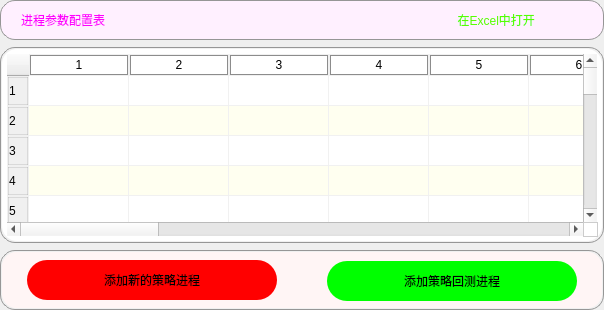
                   <widget class="QWidget" name="tab_start_stop_strategy">
                    <property name="styleSheet">
                     <string notr="true"/>
                    </property>
                    <attribute name="title">
                     <string>策略总览</string>
                    </attribute>
                    <layout class="QVBoxLayout" name="verticalLayout_27">
                     <property name="spacing">
                      <number>7</number>
                     </property>
                     <property name="leftMargin">
                      <number>0</number>
                     </property>
                     <property name="topMargin">
                      <number>0</number>
                     </property>
                     <property name="rightMargin">
                      <number>0</number>
                     </property>
                     <property name="bottomMargin">
                      <number>0</number>
                     </property>
                     <item>
                      <widget class="QFrame" name="frame_69">
                       <property name="minimumSize">
                        <size>
                         <width>0</width>
                         <height>40</height>
                        </size>
                       </property>
                       <property name="maximumSize">
                        <size>
                         <width>16777215</width>
                         <height>40</height>
                        </size>
                       </property>
                       <property name="styleSheet">
                        <string notr="true">QFrame {
	
	background-color: rgb(255, 240, 255);
	border: 1px solid rgb(150, 150, 150);
	border-radius: 15px;
}
QFrame:hover {
	border: 2px solid rgb(0, 0, 0);
}</string>
                       </property>
                       <property name="frameShape">
                        <enum>QFrame::StyledPanel</enum>
                       </property>
                       <property name="frameShadow">
                        <enum>QFrame::Raised</enum>
                       </property>
                       <layout class="QHBoxLayout" name="horizontalLayout_40">
                        <property name="spacing">
                         <number>0</number>
                        </property>
                        <property name="leftMargin">
                         <number>20</number>
                        </property>
                        <property name="topMargin">
                         <number>0</number>
                        </property>
                        <property name="rightMargin">
                         <number>20</number>
                        </property>
                        <property name="bottomMargin">
                         <number>0</number>
                        </property>
                        <item alignment="Qt::AlignLeft">
                         <widget class="QLabel" name="label">
                          <property name="maximumSize">
                           <size>
                            <width>500</width>
                            <height>40</height>
                           </size>
                          </property>
                          <property name="styleSheet">
                           <string notr="true">QFrame {
	background-color: rgba(30, 30, 40, 0);
	border: none;
	border-radius: 15px;
	color: rgb(255, 0, 255);
	font: 700 14pt &quot;等线&quot;;
}
</string>
                          </property>
                          <property name="text">
                           <string>进程参数配置表</string>
                          </property>
                         </widget>
                        </item>
                        <item>
                         <spacer name="horizontalSpacer_6">
                          <property name="orientation">
                           <enum>Qt::Horizontal</enum>
                          </property>
                          <property name="sizeHint" stdset="0">
                           <size>
                            <width>40</width>
                            <height>20</height>
                           </size>
                          </property>
                         </spacer>
                        </item>
                        <item>
                         <widget class="QPushButton" name="Btn_opne_in_excel2">
                          <property name="minimumSize">
                           <size>
                            <width>180</width>
                            <height>30</height>
                           </size>
                          </property>
                          <property name="maximumSize">
                           <size>
                            <width>150</width>
                            <height>30</height>
                           </size>
                          </property>
                          <property name="styleSheet">
                           <string notr="true">QPushButton {
	border: none;
	background-color: rgba(40, 40, 70, 0);
	color: rgb(85, 255, 0);
	
	font: 14pt &quot;等线&quot;;
	border-radius: 13px;
}

QPushButton:hover {
	border-left: 3px solid rgb(255, 85, 0);
	border-right: 3px solid rgb(255, 85, 0);
}

QPushButton:pressed {
	background-color: rgb(25, 25, 25);
}</string>
                          </property>
                          <property name="text">
                           <string>  在Excel中打开</string>
                          </property>
                          <property name="icon">
                           <iconset resource="../resource.qrc">
                            <normaloff>:/图标/icons/Excel.svg</normaloff>:/图标/icons/Excel.svg</iconset>
                          </property>
                          <property name="iconSize">
                           <size>
                            <width>20</width>
                            <height>20</height>
                           </size>
                          </property>
                         </widget>
                        </item>
                       </layout>
                      </widget>
                     </item>
                     <item>
                      <widget class="QFrame" name="frame_31">
                       <property name="styleSheet">
                        <string notr="true">QFrame {
	
	background-color: rgb(240, 240, 240);
	border: 1px solid rgb(150, 150, 150);
	border-radius: 15px;
}
QFrame:hover {
	border: 2px solid rgb(0, 0, 0);
}</string>
                       </property>
                       <property name="frameShape">
                        <enum>QFrame::StyledPanel</enum>
                       </property>
                       <property name="frameShadow">
                        <enum>QFrame::Raised</enum>
                       </property>
                       <layout class="QHBoxLayout" name="horizontalLayout_35">
                        <property name="spacing">
                         <number>1</number>
                        </property>
                        <property name="leftMargin">
                         <number>1</number>
                        </property>
                        <property name="topMargin">
                         <number>1</number>
                        </property>
                        <property name="rightMargin">
                         <number>1</number>
                        </property>
                        <property name="bottomMargin">
                         <number>1</number>
                        </property>
                        <item>
                         <widget class="QFrame" name="frame_61">
                          <property name="styleSheet">
                           <string notr="true">QFrame {
	border: none;
	border-radius: 15px;
}
QFrame:hover {
	border: none;
}</string>
                          </property>
                          <property name="frameShape">
                           <enum>QFrame::StyledPanel</enum>
                          </property>
                          <property name="frameShadow">
                           <enum>QFrame::Raised</enum>
                          </property>
                          <layout class="QHBoxLayout" name="horizontalLayout_36">
                           <property name="spacing">
                            <number>0</number>
                           </property>
                           <property name="leftMargin">
                            <number>0</number>
                           </property>
                           <property name="topMargin">
                            <number>0</number>
                           </property>
                           <property name="rightMargin">
                            <number>0</number>
                           </property>
                           <property name="bottomMargin">
                            <number>0</number>
                           </property>
                           <item>
                            <widget class="QTableWidget" name="tableWidget_process">
                             <property name="cursor" stdset="0">
                              <cursorShape>PointingHandCursor</cursorShape>
                             </property>
                             <property name="mouseTracking">
                              <bool>true</bool>
                             </property>
                             <property name="styleSheet">
                              <string notr="true">QTableWidget{
font: 10pt &quot;等线&quot;;
color:rgb(0, 0, 0);
background-color: rgb(255,255,255);
alternate-background-color: rgb(255, 255, 240);
gridline-color:rgba(240, 240, 240, 240);
border: 1px;
padding: 5px 5px 5px 5px;
}
QTableWidget:hover{
border: none;
}
QTableWidget::item {
text-align:left;
background-color: transparent;
border: none;
border-radius: none;
}
/*选中item*/
QTableWidget::item:selected{
font: 700 12pt &quot;等线&quot;;
color: rgb(0, 255, 0);
background:rgb(140, 140, 140);
border: 1px solid rgba(0, 0, 0, 200);
}
/*
悬浮item*/
QTableWidget::item:hover{
color:rgb(0, 255, 0);
background:rgb(18, 180, 180);
}
/*表头*/
QHeaderView::section:horizontal{
font: 700 10pt &quot;等线&quot;;
color: rgb(0, 0, 0);
text-align:center;
border: 1px solid rgb(140, 140, 140);
background-color: rgb(255, 255, 255);
border-radius: none;
margin:1px;
}
QHeaderView::section:hover:horizontal{
border: 1px solid rgba(140, 140, 140, 160);
background-color: rgb(240, 240, 240);
}
QHeaderView::section:vertical{
font: 700 14pt &quot;等线&quot;;
color: rgb(0, 0, 0);
text-align: right;
border: 1px solid rgba(140, 140, 140, 60);
background-color: rgb(240, 240, 240);
border-radius: none;
margin:1px;
}
QHeaderView::section:hover:vertical{
border: 1px solid rgba(140, 140, 140, 160);
background-color: rgba(255, 255, 0, 150);
}
/*表头最左上角的方块*/
QTableCornerButton:section{
text-align:center;
border: 1px solid rgba(140, 140, 140, 60);
background-color: rgb(180, 180, 180);
margin:1px;
color:rgb(255, 255, 255)
}
QTableCornerButton::section:hover{
border: 1px solid rgba(140, 140, 140, 160);
background-color: rgba(255, 255, 0, 50);
}



/*左边和下边的滑动条*/
QScrollBar:horizontal {
    border: none;
    background: rgb(220, 220, 220);
    height: 8px;
    margin: 0px 20px 0 20px;
	border-radius: 3px;
}
QScrollBar::handle:horizontal {
    background:rgb(140, 140, 140);
    min-width: 30px;
	border-radius: 3px
}
/*滑块悬浮，按下*/
QScrollBar::handle:hover:horizontal,QScrollBar::handle:pressed:horizontal{
background:rgb(50, 50, 50);
}
QScrollBar::add-line:horizontal {
    border: none;
	background-color: rgb(160, 160, 160);
    width: 20px;
	border-top-right-radius: 3px;
    border-bottom-right-radius: 3px;
    subcontrol-position: right;
    subcontrol-origin: margin;
}
QScrollBar::sub-line:horizontal {
    border: none;
    
	background-color: rgb(160, 160, 160);
    width: 20px;
	border-top-left-radius: 3px;
    border-bottom-left-radius: 3px;
    subcontrol-position: left;
    subcontrol-origin: margin;
}
QScrollBar::up-arrow:horizontal, QScrollBar::down-arrow:horizontal
{
     background: none;
}
QScrollBar::add-page:horizontal, QScrollBar::sub-page:horizontal
{
     background: none;
}
 QScrollBar:vertical {
	border: none;    
	background-color: rgb(220, 220, 220);
    width: 8px;
    margin: 20px 0 20px 0;
	border-radius: 3px;
 }
 QScrollBar::handle:vertical {	
	background-color: rgb(140, 140, 140);
    min-height: 30px;
	border-radius: 3px
 }
/*滑块悬浮，按下*/
QScrollBar::handle:hover:vertical,QScrollBar::handle:pressed:vertical{
background:rgb(50, 50, 50);
}
 QScrollBar::add-line:vertical {
     border: none;
    
	background-color: rgb(160, 160, 160);
     height: 20px;
	border-bottom-left-radius: 3px;
    border-bottom-right-radius: 3px;
     subcontrol-position: bottom;
     subcontrol-origin: margin;
 }
 QScrollBar::sub-line:vertical {
	border: none;
    background: rgb(160, 160, 160);
     height: 20px;
	border-top-left-radius: 3px;
    border-top-right-radius: 3px;
     subcontrol-position: top;
     subcontrol-origin: margin;
 }
 QScrollBar::up-arrow:vertical, QScrollBar::down-arrow:vertical {
     background: none;
 }

 QScrollBar::add-page:vertical, QScrollBar::sub-page:vertical {
     background: none;
 }

</string>
                             </property>
                             <property name="editTriggers">
                              <set>QAbstractItemView::NoEditTriggers</set>
                             </property>
                             <property name="showDropIndicator" stdset="0">
                              <bool>false</bool>
                             </property>
                             <property name="dragEnabled">
                              <bool>false</bool>
                             </property>
                             <property name="dragDropOverwriteMode">
                              <bool>false</bool>
                             </property>
                             <property name="alternatingRowColors">
                              <bool>true</bool>
                             </property>
                             <property name="rowCount">
                              <number>44</number>
                             </property>
                             <property name="columnCount">
                              <number>20</number>
                             </property>
                             <attribute name="horizontalHeaderCascadingSectionResizes">
                              <bool>true</bool>
                             </attribute>
                             <attribute name="horizontalHeaderShowSortIndicator" stdset="0">
                              <bool>true</bool>
                             </attribute>
                             <attribute name="verticalHeaderCascadingSectionResizes">
                              <bool>true</bool>
                             </attribute>
                             <attribute name="verticalHeaderShowSortIndicator" stdset="0">
                              <bool>true</bool>
                             </attribute>
                             <row/>
                             <row/>
                             <row/>
                             <row/>
                             <row/>
                             <row/>
                             <row/>
                             <row/>
                             <row/>
                             <row/>
                             <row/>
                             <row/>
                             <row/>
                             <row/>
                             <row/>
                             <row/>
                             <row/>
                             <row/>
                             <row/>
                             <row/>
                             <row/>
                             <row/>
                             <row/>
                             <row/>
                             <row/>
                             <row/>
                             <row/>
                             <row/>
                             <row/>
                             <row/>
                             <row/>
                             <row/>
                             <row/>
                             <row/>
                             <row/>
                             <row/>
                             <row/>
                             <row/>
                             <row/>
                             <row/>
                             <row/>
                             <row/>
                             <row/>
                             <row/>
                             <column/>
                             <column/>
                             <column/>
                             <column/>
                             <column/>
                             <column/>
                             <column/>
                             <column/>
                             <column/>
                             <column/>
                             <column/>
                             <column/>
                             <column/>
                             <column/>
                             <column/>
                             <column/>
                             <column/>
                             <column/>
                             <column/>
                             <column/>
                            </widget>
                           </item>
                          </layout>
                         </widget>
                        </item>
                       </layout>
                      </widget>
                     </item>
                     <item>
                      <widget class="QFrame" name="frame_60">
                       <property name="minimumSize">
                        <size>
                         <width>0</width>
                         <height>60</height>
                        </size>
                       </property>
                       <property name="maximumSize">
                        <size>
                         <width>16777215</width>
                         <height>60</height>
                        </size>
                       </property>
                       <property name="styleSheet">
                        <string notr="true">QFrame {
	
	background-color: rgb(240, 240, 240);
	border: 1px solid rgb(150, 150, 150);
	border-radius: 15px;
}
QFrame:hover {
	border: 2px solid rgb(0, 0, 0);
}</string>
                       </property>
                       <property name="frameShape">
                        <enum>QFrame::StyledPanel</enum>
                       </property>
                       <property name="frameShadow">
                        <enum>QFrame::Raised</enum>
                       </property>
                       <layout class="QHBoxLayout" name="horizontalLayout_58">
                        <property name="spacing">
                         <number>1</number>
                        </property>
                        <property name="leftMargin">
                         <number>1</number>
                        </property>
                        <property name="topMargin">
                         <number>1</number>
                        </property>
                        <property name="rightMargin">
                         <number>1</number>
                        </property>
                        <property name="bottomMargin">
                         <number>1</number>
                        </property>
                        <item>
                         <widget class="QFrame" name="frame_107">
                          <property name="styleSheet">
                           <string notr="true">QFrame {
	background-color: rgb(255, 245, 245);
	border: none;
	border-radius: 15px;
}
QFrame:hover {
	border: none;
}</string>
                          </property>
                          <property name="frameShape">
                           <enum>QFrame::StyledPanel</enum>
                          </property>
                          <property name="frameShadow">
                           <enum>QFrame::Raised</enum>
                          </property>
                          <layout class="QHBoxLayout" name="horizontalLayout_62">
                           <property name="spacing">
                            <number>0</number>
                           </property>
                           <property name="leftMargin">
                            <number>0</number>
                           </property>
                           <property name="topMargin">
                            <number>0</number>
                           </property>
                           <property name="rightMargin">
                            <number>0</number>
                           </property>
                           <property name="bottomMargin">
                            <number>0</number>
                           </property>
                           <item>
                            <widget class="QFrame" name="frame_123">
                             <property name="minimumSize">
                              <size>
                               <width>300</width>
                               <height>0</height>
                              </size>
                             </property>
                             <property name="maximumSize">
                              <size>
                               <width>400</width>
                               <height>60</height>
                              </size>
                             </property>
                             <property name="frameShape">
                              <enum>QFrame::StyledPanel</enum>
                             </property>
                             <property name="frameShadow">
                              <enum>QFrame::Raised</enum>
                             </property>
                             <layout class="QHBoxLayout" name="horizontalLayout_63">
                              <property name="spacing">
                               <number>0</number>
                              </property>
                              <property name="leftMargin">
                               <number>0</number>
                              </property>
                              <property name="topMargin">
                               <number>0</number>
                              </property>
                              <property name="rightMargin">
                               <number>0</number>
                              </property>
                              <property name="bottomMargin">
                               <number>0</number>
                              </property>
                              <item>
                               <widget class="QPushButton" name="Btn_add_new_process">
                                <property name="enabled">
                                 <bool>true</bool>
                                </property>
                                <property name="sizePolicy">
                                 <sizepolicy hsizetype="Fixed" vsizetype="Preferred">
                                  <horstretch>0</horstretch>
                                  <verstretch>0</verstretch>
                                 </sizepolicy>
                                </property>
                                <property name="minimumSize">
                                 <size>
                                  <width>250</width>
                                  <height>40</height>
                                 </size>
                                </property>
                                <property name="maximumSize">
                                 <size>
                                  <width>250</width>
                                  <height>40</height>
                                 </size>
                                </property>
                                <property name="styleSheet">
                                 <string notr="true">QPushButton{	
	background-color: rgb(255, 0, 0);
	font: 700 18pt &quot;等线&quot;;
	border-radius: 20px;
}
QPushButton:hover{
	border: 3px solid rgb(255, 200, 0);  
}
QPushButton:pressed{
	color: green;
	border-color: blueviolet;
    background-color: rgb(85, 0, 255);
}
QPushButton:disabled{
	color: rgb(31, 31, 31);
    background-color: rgb(152, 152, 152);
}</string>
                                </property>
                                <property name="text">
                                 <string>添加新的策略进程</string>
                                </property>
                                <property name="iconSize">
                                 <size>
                                  <width>20</width>
                                  <height>20</height>
                                 </size>
                                </property>
                                <property name="checkable">
                                 <bool>true</bool>
                                </property>
                                <property name="checked">
                                 <bool>false</bool>
                                </property>
                               </widget>
                              </item>
                             </layout>
                            </widget>
                           </item>
                           <item>
                            <widget class="QFrame" name="frame_124">
                             <property name="minimumSize">
                              <size>
                               <width>300</width>
                               <height>0</height>
                              </size>
                             </property>
                             <property name="maximumSize">
                              <size>
                               <width>300</width>
                               <height>60</height>
                              </size>
                             </property>
                             <property name="frameShape">
                              <enum>QFrame::StyledPanel</enum>
                             </property>
                             <property name="frameShadow">
                              <enum>QFrame::Raised</enum>
                             </property>
                             <layout class="QHBoxLayout" name="horizontalLayout_64">
                              <item>
                               <widget class="QPushButton" name="Btn_add_backtest_process">
                                <property name="enabled">
                                 <bool>true</bool>
                                </property>
                                <property name="sizePolicy">
                                 <sizepolicy hsizetype="Fixed" vsizetype="Preferred">
                                  <horstretch>0</horstretch>
                                  <verstretch>0</verstretch>
                                 </sizepolicy>
                                </property>
                                <property name="minimumSize">
                                 <size>
                                  <width>250</width>
                                  <height>40</height>
                                 </size>
                                </property>
                                <property name="maximumSize">
                                 <size>
                                  <width>250</width>
                                  <height>40</height>
                                 </size>
                                </property>
                                <property name="styleSheet">
                                 <string notr="true">QPushButton{	
	background-color: rgb(0, 255, 0);
	font: 700 18pt &quot;等线&quot;;
	border-radius: 20px;
}
QPushButton:hover{
	border: 3px solid rgb(255, 200, 0);  
}
QPushButton:pressed{
	color: green;
	border-color: blueviolet;
    background-color: rgb(85, 0, 255);
}
QPushButton:disabled{
	color: rgb(31, 31, 31);
    background-color: rgb(152, 152, 152);
}</string>
                                </property>
                                <property name="text">
                                 <string>添加策略回测进程</string>
                                </property>
                                <property name="iconSize">
                                 <size>
                                  <width>20</width>
                                  <height>20</height>
                                 </size>
                                </property>
                                <property name="checkable">
                                 <bool>true</bool>
                                </property>
                                <property name="checked">
                                 <bool>false</bool>
                                </property>
                               </widget>
                              </item>
                             </layout>
                            </widget>
                           </item>
                          </layout>
                         </widget>
                        </item>
                       </layout>
                      </widget>
                     </item>
                    </layout>
                   </widget>
